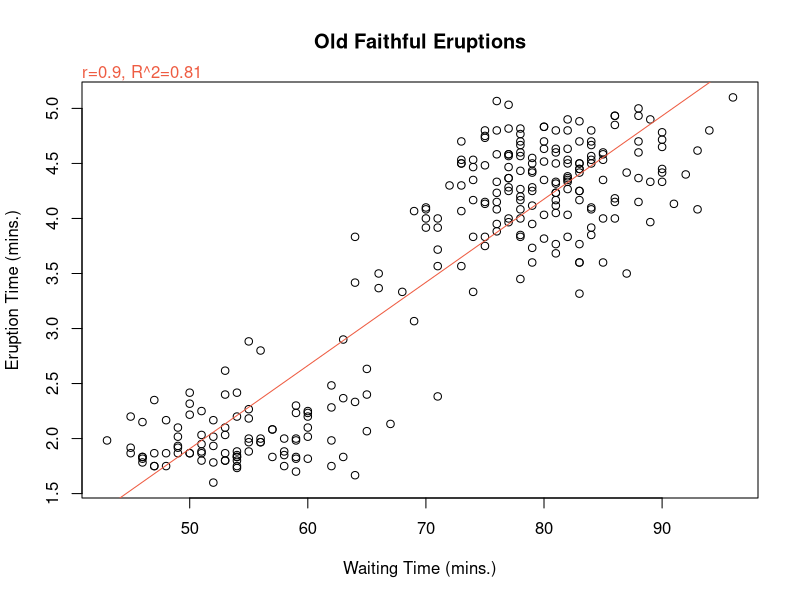
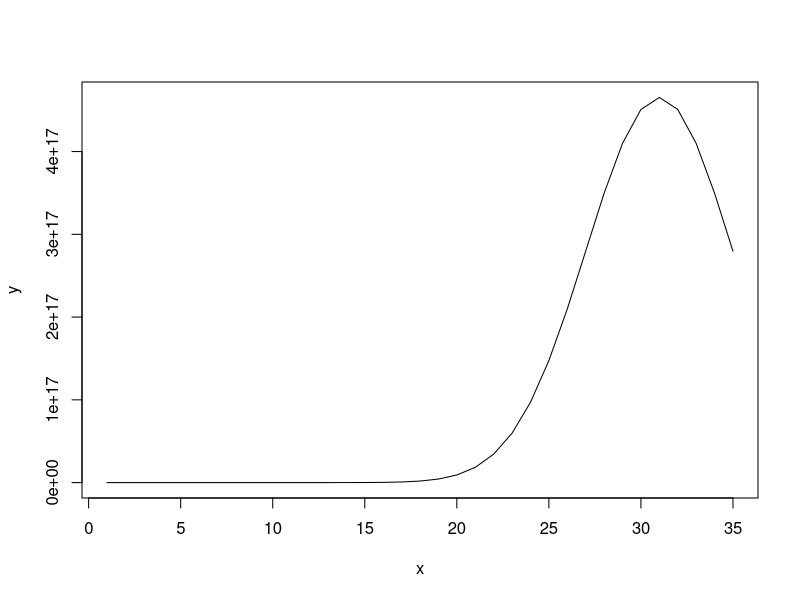

Write R code to recreate these figures, in order.
library(datasets)
attach(faithful)

# Using Old Faithful Geyser Data from the datasets package, construct a simple
# linear model of 

# Produce a scatterplot.
plot(eruptions ~ waiting,
     main="Old Faithful Eruptions",
     xlab="Waiting Time (mins.)", ylab="Eruption Time (mins.)")

# Construct the linear model.
model <- lm(eruptions ~ waiting)
abline(model, col="tomato2")

# Add labels.
r <- cor(eruptions, waiting)
r2 <- summary(model)$adj.r.squared

label <- paste("r=", round(r, 2), ", R^2=", round(r2, 2), sep="")
mtext(label, side=3, adj=0, col="tomato2")


x <- seq(1, 35, by=1)
y <- choose(62, x)
plot(x, y, type="l")
